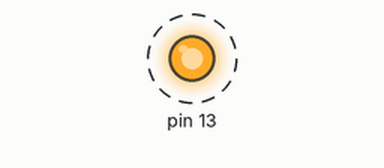
Recording of a sketch running on a simulated Arduino Uno, built with avr-gcc and run on an emulated ATmega328P. On the bench: output pins drawn as LEDs (lit = HIGH). Dashed ring = blinking.

Above: at 0.2 s.
Timing chart, 0 to 3.0 s (numbered marks = the images above):
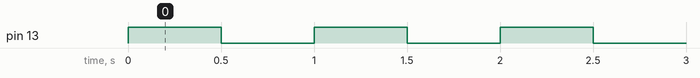

The sketch:

simple_main_full_blink.ino
```cpp
int main(){
  init();
  pinMode(13, OUTPUT);
  while(1) {
  digitalWrite(13, 1);
  delay(500);
  digitalWrite(13, 0);
  delay(500);
  }
}
```

Measured:
- by itself, pin 13: alternates HIGH for 0.50 s and LOW for 0.50 s
